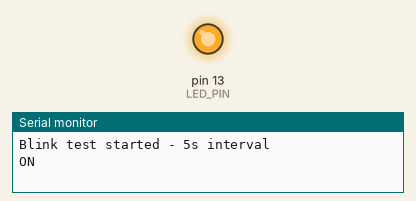
Bench run of a sketch on a simulated Arduino Uno, built with avr-gcc and run on an emulated ATmega328P. On the bench: output pins drawn as LEDs (lit = HIGH), the last lines printed to the serial monitor.

Above: at 2.5 s.
At 7.5 s:
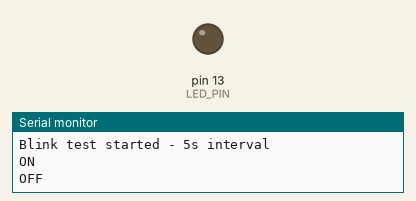
Timing chart, 0 to 13.0 s (numbered marks = the images above):
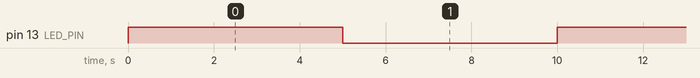

The sketch:

blink.ino
```cpp
// LED Blink Test - 5 second interval
// Upload to verify board connection and basic functionality

const int LED_PIN = LED_BUILTIN;
const unsigned long INTERVAL = 5000;

void setup() {
  pinMode(LED_PIN, OUTPUT);
  Serial.begin(9600);
  Serial.println("Blink test started - 5s interval");
}

void loop() {
  digitalWrite(LED_PIN, HIGH);
  Serial.println("ON");
  delay(INTERVAL);
  digitalWrite(LED_PIN, LOW);
  Serial.println("OFF");
  delay(INTERVAL);
}
```

Measured:
- by itself, pin 13 (LED_PIN): alternates HIGH for 5.0 s and LOW for 5.0 s
